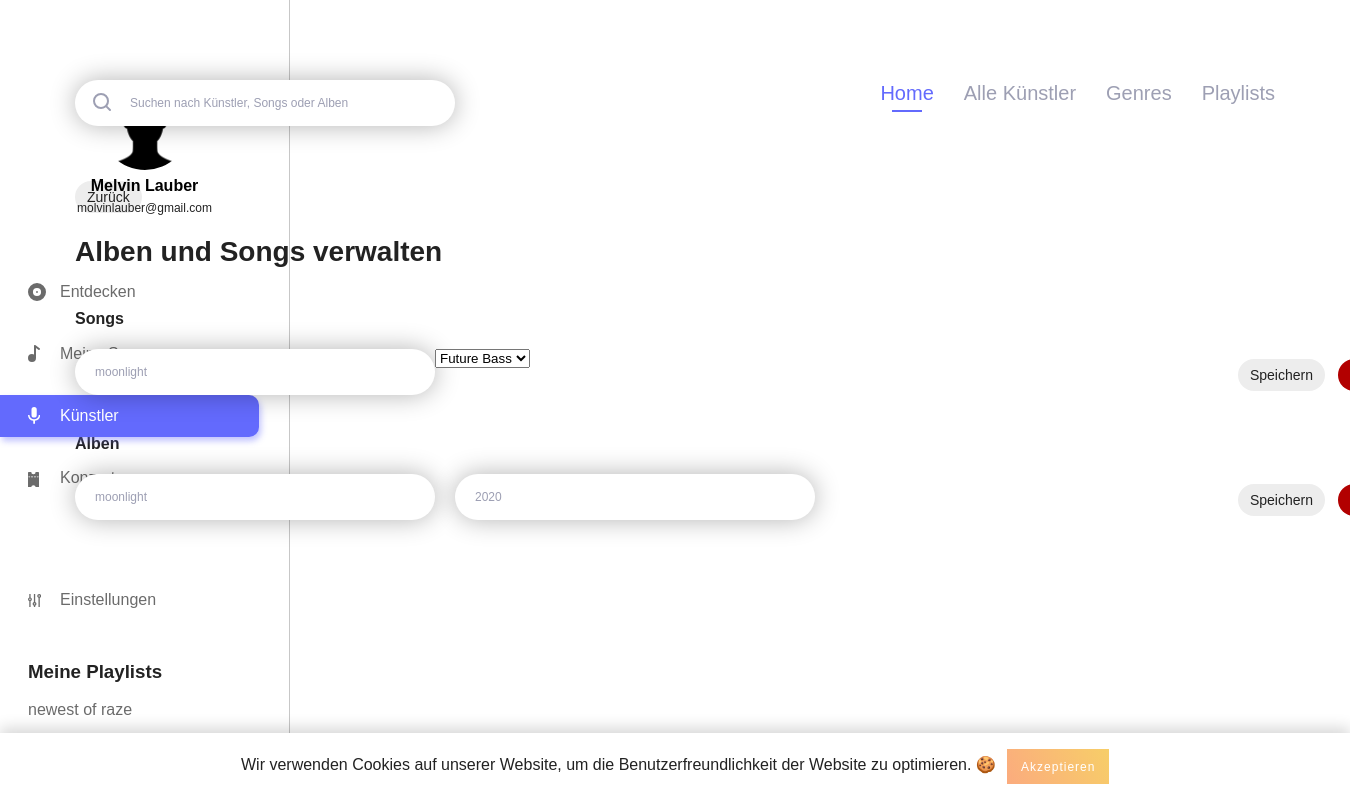
The app's page /manage_songs.php?artist_id=1 (signed in) with its own data.
### tables this page shows
CREATE TABLE IF NOT EXISTS `users` (
  `id` int(11) NOT NULL AUTO_INCREMENT,
  `username` varchar(255) NOT NULL,
  `email` varchar(255) NOT NULL,
  `firstname` varchar(255) NOT NULL,
  `lastname` varchar(255) NOT NULL,
  `password_hash` varchar(255) NOT NULL,
  `password_token` varchar(255) NOT NULL,
  `is_artist` int(1) NOT NULL,
  `has_darkmode` tinyint(1) NOT NULL,
  PRIMARY KEY (`id`),
  UNIQUE KEY `username` (`username`),
  UNIQUE KEY `email` (`email`)
);

CREATE TABLE IF NOT EXISTS `playlist` (
  `playlist_id` int(11) NOT NULL AUTO_INCREMENT,
  `playlist_name` varchar(255) NOT NULL,
  `user_id` int(11) NOT NULL,
  `playlist_description` text NOT NULL,
  PRIMARY KEY (`playlist_id`),
  KEY `playlist_fk0` (`user_id`)
);

CREATE TABLE IF NOT EXISTS `song` (
  `song_id` int(11) NOT NULL AUTO_INCREMENT,
  `artist_id_link` int(11) NOT NULL,
  `song_name` varchar(255) NOT NULL,
  `album_id_link` int(11) NOT NULL,
  `length` varchar(255) NOT NULL,
  `genre_id` int(11) NOT NULL,
  PRIMARY KEY (`song_id`),
  KEY `song_fk0` (`artist_id_link`),
  KEY `song_fk2` (`genre_id`),
  KEY `song_fk1` (`album_id_link`)
);

CREATE TABLE IF NOT EXISTS `album` (
  `album_id` int(11) NOT NULL AUTO_INCREMENT,
  `album_name` varchar(255) NOT NULL,
  `album_year` int(4) NOT NULL,
  `artist_id` int(11) NOT NULL,
  `path_to_image` varchar(255) NOT NULL,
  PRIMARY KEY (`album_id`)
);

### includes/start.php (called while the page is built, shortened)
<?php
include 'config.php';
include 'db.php';
if (isset($_SESSION['user']['id']) && !empty($_SESSION['user']['id'])) {
	$statement = $pdo->prepare("SELECT * FROM `users` WHERE `id` = :id");
	$result = $statement->execute(array('id' => $_SESSION['user']['id']));
}
if (isset($_SESSION['user']['has_darkmode']) && $_SESSION['user']['has_darkmode'] == 1) {
	$body_class = 'dark';
}
else {
	$body_class = '';
}
?>

### config.php (called while the page is built)
<?php
$config = array(
	'admin' => TRUE,
	'testing' => FALSE,
	'home' => FALSE,
	'school' => TRUE,
	'limit_upload_songs' => 20
);
$config['genres'] = array(
	1 => 'EDM',
	2 => 'Future Bass',
	3 => 'Dubstep',
	4 => 'Pop',
	5 => 'Metal',
	6 => 'Death Metal',
	7 => 'Rock',
	8 => 'Chill'
);

### manage_songs.php (the view, shortened to what this page needs)
<?php
include 'includes/start.php';
$artist_id = $_SESSION['user']['id'];
if (isset($_GET['artist_id']) && !empty($_GET['artist_id'])) {
	$artist = $_GET['artist_id'];
}
else {
	header('Location: index.php');
}
$statement_is_artist = $pdo->prepare("SELECT * FROM `artist` WHERE (`user_id` = :user_id) AND (`artist_id` = :artist_id)");
$statement_is_artist->execute(array(':user_id' => $artist_id, ':artist_id' => $artist));
if ($statement_is_artist->rowCount() <= 0) {
	header('Location: artist_detail.php?artist_id='.$artist.'&message=no_permission');
}
else {
	$edit_songs_query = "SELECT * FROM `song` WHERE `artist_id_link` = $artist";
	$edit_albums_query = "SELECT * FROM `album` WHERE `artist_id` = $artist";
}
?>
<!DOCTYPE html>
<html lang="de">
	<head>
		<?php include 'includes/meta_data.php'; ?>
	</head>
	<body class="<?php echo $body_class; ?>">
		<?php include 'includes/navigation_left.php'; ?>
		<?php include 'includes/cookie_banner.php'; ?>
		<div class="main_content_wrapper">
			<div class="main_content_inner">
				<?php include 'includes/search_navi.php'; ?>
				<a class="back_link" href="artist_detail.php?artist_id=<?php echo $artist; ?>"><?php echo BACK; ?></a>
				<h3 class="short_title"><?php echo MANAGE_SONGS_ABLUMS; ?></h3>
				<div class="manage_songs_wrap">
					<h4><?php echo SONGS; ?></h4>
					<?php foreach ($pdo->query($edit_songs_query) as $songs_to_edit) { ?>
						<div class="song_element event_element">
							<input class="song_name triplet" type="text" value="<?php echo htmlspecialchars_decode($songs_to_edit['song_name']); ?>" name="song_name">
							<select class="genre_selection_field" name="genre_selection">
								<?php foreach ($config['genres'] as $genre_id => $genre) { ?>
									<option <?php if ($genre_id == $songs_to_edit['genre_id']) { echo "selected"; } ?> value="<?php echo $genre_id; ?>"><?php echo $genre; ?></option>
								<?php } ?>
							</select>
							<a class="follow_button save_song"><?php echo SAVE; ?></a>
							<a class="follow_button delete_song error_button"><?php echo DELETE; ?></a>
						</div>
					<?php } ?>
				</div>
				<br />
				<div class="manage_albums_wrap">
					<h4><?php echo ALBUM; ?></h4>
					<?php foreach ($pdo->query($edit_albums_query) as $albums_to_edit) { ?>
						<div class="song_element event_element">
							<input class="album_name triplet" type="text" value="<?php echo htmlspecialchars_decode($albums_to_edit['album_name']); ?>" name="album_name">
							<input class="album_year triplet" type="number" value="<?php echo htmlspecialchars_decode($albums_to_edit['album_year']); ?>" name="album_year">
							<a class="follow_button save_album"><?php echo SAVE; ?></a>
							<a class="follow_button delete_album error_button"><?php echo DELETE; ?></a>
						</div>
					<?php } ?>
				</div>
			</div>
		</div>
	</body>
</html>

### includes/navigation_left.php (shortened to what this page needs)
<?php
if(isset($_SESSION['active'])) {
	$active_class = $_SESSION['active'];
}
$query = "SELECT * FROM `users` WHERE `id` = ".$_SESSION['user']['id'];
$playlist_query = "SELECT * FROM `playlist` WHERE `user_id` = ".$_SESSION['user']['id'];
?>
<div class="navigation_left">
	<div class="navigation_wrapper">
		<div class="profile">
			<h3 class="profile_name">
				<?php foreach ($pdo->query($query) as $user_data) {
					echo $user_data['firstname'].' '.$user_data['lastname'];
				} ?>
			</h3>
			<p class="profile_mail">
				<?php foreach ($pdo->query($query) as $user_data) {
					echo $user_data['email'];
				} ?>
			</p>
		</div>
		<div class="main_navigation">
			<ul>
				<li class="navigation_element <?php if($active_class === 'discover') { echo 'active'; } ?>"><a href="index.php"><img class="svg" src="img/assets/discover.svg" alt="<?php echo DISCOVER; ?>"><?php echo DISCOVER; ?></a></li>
				<li class="navigation_element <?php if($active_class === 'my_songs') { echo 'active'; } ?>"><a href="my_songs.php"><img class="svg" src="img/assets/my_songs.svg" alt="<?php echo MY_SONGS; ?>"><?php echo MY_SONGS; ?></a></li>
				<li class="navigation_element <?php if($active_class === 'artists') { echo 'active'; } ?>"><a href="artists.php"><img class="svg" src="img/assets/artists.svg" alt="<?php echo ARTISTS; ?>"><?php echo ARTISTS; ?></a></li>
				<li class="navigation_element <?php if($active_class === 'events') { echo 'active'; } ?>"><a href="events.php"><img class="svg" src="img/assets/events.svg" alt="<?php echo EVENTS; ?>"><?php echo EVENTS; ?></a></li>
				<li class="navigation_element <?php if($active_class === 'settings') { echo 'active'; } ?>"><a href="settings.php"><img class="svg" src="img/assets/settings_nav.svg" alt="<?php echo SETTINGS; ?>"><?php echo SETTINGS; ?></a></li>
			</ul>
		</div>
		<div class="playlist_wrapper">
			<h3 class="playlist_title"><?php echo MY_PLAYLISTS; ?></h3>
			<ul>
				<?php foreach ($pdo->query($playlist_query) as $playlist_data) { ?>
					<li class="playlist_element"><a href="playlist_detail.php?playlist_id=<?php echo $playlist_data['playlist_id']; ?>"><?php echo $playlist_data['playlist_name']; ?></a></li>
				<?php } ?>
			</ul>
		</div>
	</div>
</div>

### css/_config.css (style rules this page uses)
:root { --primary-color: #636AFD; --primary-color_light: #e0e1ff; --text: #222; --navigation_left: #6B6B6B; --border: #C7C7C7; --light_text: #9D9FB3; --button: #ededed; --border-bottom: #707070; --background_dark_mode: #21252B; --dark_mode_border: #30353B; --dark_mode_input: #30353B; --dark_mode_light: #DDDDDD; --standard_shadow: 0 3px 27px rgba(0,0,0,0.39); --standard_radius: 13px; --standard_transition: all 0.3s ease; --error_color: #b20000; }

### css/_basic.css (style rules this page uses)
body { font-family: 'DM Sans', sans-serif; margin: 0; padding: 0; color: var(--text); -webkit-font-smoothing: antialiased; -moz-osx-font-smoothing: grayscale; }
h3 { margin: 0; padding: 0; }
h3.short_title { font-size: 28px; line-height: 37px; font-weight: 700; color: var(--text); margin-bottom: 40px; }
ul { padding: 0; margin: 0; }
.back_link { display: inline-block; font-size: 14px; background: var(--button); color: var(--text); text-decoration: none; border-radius: 50px; padding: 8px 12px; text-align: center; box-sizing: border-box; margin-bottom: 20px; }
.main_content_wrapper { padding-top: 80px; }
.main_content_inner { max-width: 1200px; margin: 0 auto; padding-bottom: 150px; box-sizing: border-box; }
.profile { text-align: center; }

### css/_navigation.css (style rules this page uses)
.navigation_left { position: fixed; width: 290px; height: 100%; border-right: 1px solid var(--border); padding: 80px 0; box-sizing: border-box; }
.navigation_left .profile { width: 195px; margin: 0 auto; margin-bottom: 50px; }
h3.profile_name { margin-top: 5px; font-size: 16px; line-height: 21px; color: #000; font-weight: 700; }
.profile_mail { font-size: 12px; line-height: 25px; margin: 0; margin-bottom: 5px; }
.navigation_left .main_navigation ul { padding-right: 30px; box-sizing: border-box; width: 100%; }
.navigation_left .main_navigation ul li.navigation_element { position: relative; list-style-type: none; color: var(--navigation_left); margin-top: 20px; }
.navigation_left .main_navigation ul li.navigation_element:first-child { margin-top: 0; }
.navigation_left .main_navigation ul li.navigation_element:last-child { margin-top: 80px; }
.navigation_left .main_navigation ul li.navigation_element.active a, .navigation_left .main_navigation ul li.navigation_element a:hover { background: var(--primary-color); color: #fff; box-shadow: 2px 4px 6px rgba(99, 106, 253, 0.4); transition: background 0.2s ease, color 0.2s ease; }
.navigation_left .main_navigation ul li a { color: inherit; text-decoration: none; padding: 12px 20px; padding-left: 60px; border-top-right-radius: 10px; border-bottom-right-radius: 10px; box-sizing: border-box; display: inline-block; width: 100%; transition: background 0.2s ease, color 0.2s ease; }
.playlist_wrapper { margin-top: 40px; padding-right: 30px; box-sizing: border-box; width: 100%; }
.playlist_wrapper .playlist_title { padding-left: 28px; box-sizing: border-box; }
.playlist_wrapper ul li.playlist_element { list-style-type: none; color: var(--navigation_left); margin-top: 10px; }
.playlist_wrapper ul li.playlist_element a { color: inherit; text-decoration: none; padding: 8px 20px; padding-left: 28px; border-top-right-radius: 10px; border-bottom-right-radius: 10px; box-sizing: border-box; display: inline-block; width: 100%; transition: background 0.2s ease, color 0.2s ease; }

### css/_login.css (style rules this page uses)
input[type="text"], input[type="password"], input[type="number"], input[type="date"], textarea { font-size: 12px; line-height: 16px; color: var(--light_text); width: 100%; padding: 15px 20px; border: none; -webkit-border-radius: 23px; -moz-border-radius: 23px; -o-border-radius: 23px; border-radius: 23px; box-shadow: 0 0 26px rgba(0,0,0,0.3); box-sizing: border-box; }

### css/_artist.css (style rules this page uses)
a.follow_button, a.follow_button.is_following:hover { display: inline-block; font-size: 14px; background: var(--button); color: var(--text); text-decoration: none; border-radius: 50px; padding: 8px 12px; text-align: center; box-sizing: border-box; margin-bottom: 20px; }
a.follow_button.error_button { background: var(--error_color); color: #fff; }
.event_element { position: relative; margin-top: 20px; }
input.triplet { float: left; width: 30%; margin-left: 20px; }
input.triplet:first-child { margin-left: 0; }
.event_element .follow_button, .new_event_form .submit-button { position: absolute; right: -50px; top: 10px; }
.event_element .follow_button.error_button { right: -140px; }

### records on screen
users: firstname "Melvin", lastname "Lauber", email "molvinlauber@gmail.com"
playlist: playlist_name "newest of raze"
song: song_name "moonlight", genre_selection "Future Bass"
album: album_name "moonlight", album_year "2020"

### other values on screen
DISCOVER "Entdecken"
MY_SONGS "Meine…"
ARTISTS "Künstler"
SETTINGS "Einstellungen"
MY_PLAYLISTS "Meine Playlists"
HOME "Home"
ALL_ARTISTS "Alle Künstler"
GENRES "Genres"
PLAYLISTS "Playlists"
BACK "Zurück"
MANAGE_SONGS_ABLUMS "Alben und Songs verwalten"
SONGS "Songs"
ALBUM "Alben"
